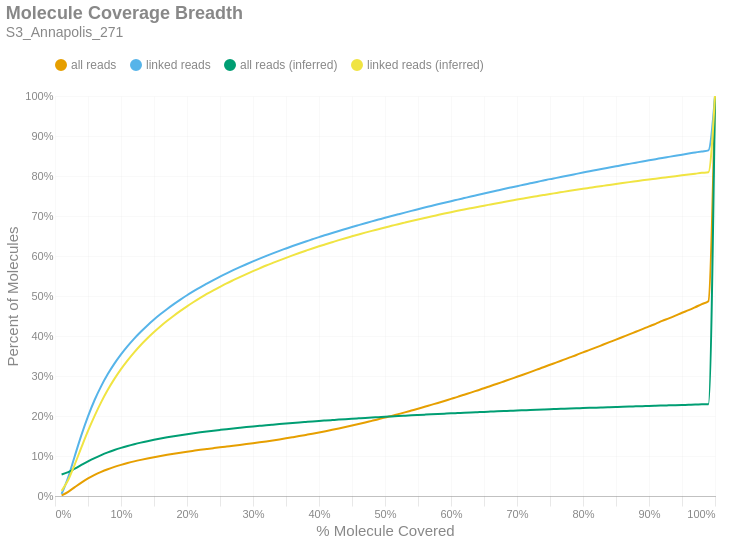

Notebook cell for this chart:
### Markdown cell above
### Molecule Read Coverage
This chart shows molecule coverage breadth as computed by the number of bases aligned to that molecule. In other words, "*how much of each unique long molecule is actually sequenced/aligned?*" Keep in mind there is a distinction between sequences and alignments, since some sequences belonging to a particular molecule may not align well and wouldn't appear in the alignment data. This chart also shows molecule coverage breadth as computed by the *inferred fragment* from which the aligned sequences originate. Unlike read coverage, this calculation takes into account the total insert size, including unsequenced gaps between the forward and reverse reads. Like the previous figures, these are cumulative percents.

### Code cell
if SKIPLR:
    print_html(f"Skipped")
else:
    binned_df = consolidated_hist(valids['coverage_bp'], mask, 0.01, True)
    binned_df_inf = consolidated_hist(valids['coverage_inserts'], mask, 0.01, True)
    binned_df = binned_df.with_columns(pl.lit(binned_df_inf['all reads (cumsum)']).alias('all reads (inferred)'))
    binned_df = binned_df.with_columns(pl.lit(binned_df_inf['linked reads (cumsum)']).alias('linked reads (inferred)'))
    binned_df = binned_df.with_columns(
        (pl.col('bin').cast(pl.Float64) + 0.01).alias('right_edge')
    )

    with SafeRender(binned_df):
        (
            density_plot(binned_df, 'Molecule Coverage Breadth', samplename, 'molcov', ['all reads (inferred)','linked reads (inferred)'])
            .encode(
                #x=alt.X('bin:Q', title="% Molecule Covered").axis(format = '%').scale(padding=0),
                x=alt.X('right_edge:Q', title="% Molecule Covered").axis(format='%').scale(padding=0),
                y=alt.Y('value:Q', title='Percent of Molecules')
                    .axis(format='%')
                    .stack(False)
                    .scale(domainMin=0, padding=0),
                color=alt.Color("key:N").scale(domain = ["all reads", "linked reads", "all reads (inferred)", "linked reads (inferred)"]),
                tooltip = [
                    alt.Tooltip("key:N", title = "Data Type"),
                    alt.Tooltip("range_label:N", title="% Molecule Covered"),
                    alt.Tooltip("value:Q", format = ".2%", title="% Molecules")
                ]
            )
        ).display()

### Figure 1 — Vega-Lite specification as saved in the notebook (floating-point values rounded to 4 significant figures)
{"width": "container", "height": 400, "config": {"title": {"anchor": "start", "dy": -15, "fontSize": 18, "color": "#888888", "subtitleColor": "#888888", "subtitleFontSize": 14}, "arc": {"fill": "#0072B2"}, "axis": {"domainColor": "#888888", "domainWidth": 0.5, "gridWidth": 0.2, "grid": false, "titleFontWeight": 400, "titleFontSize": 15, "labelFontSize": 11, "labelColor": "#888888", "tickColor": "#888888", "tickWidth": 0.2, "titleColor": "#888888"}, "axisBand": {"grid": false}, "axisX": {"grid": true, "tickSize": 10, "domainCap": "round"}, "axisY": {"domain": false, "grid": true, "tickSize": 0, "domainCap": "round"}, "background": "transparent", "header": {"labelFontSize": 15, "labelColor": "#888888", "titleFontSize": 15, "titleFontWeight": 600, "titleColor": "#888888"}, "legend": {"labelFont": "sans-serif", "labelFontSize": 12, "labelColor": "#888888", "symbolSize": 100, "symbolType": "circle", "titleFontSize": 12, "titlePadding": 10, "titleColor": "#888888", "title": null, "orient": "top"}, "range": {"category": ["#E69F00", "#56B4E9", "#009E73", "#F0E442", "#0072B2", "#D55E00", "#CC79A7", "#000000"], "diverging": ["#cfe8f3", "#a2d4ec", "#73bfe2", "#46abdb", "#1696d2", "#12719e"]}, "area": {"fill": "#0072B2", "fillOpacity": 0.7, "line": true, "strokeOpacity": 0.7}, "line": {"color": "#0072B2", "stroke": "#0072B2", "strokeWidth": 2}, "trail": {"color": "#0072B2", "stroke": "#0072B2", "strokeWidth": 0, "size": 1}, "point": {"filled": true, "fillOpacity": 1.0, "size": 95}, "text": {"color": "#888888", "fontSize": 11, "align": "right", "fontWeight": 400, "size": 11}, "bar": {"fill": "#0072B2", "stroke": null}, "view": {"stroke": null, "continuousWidth": 660, "continuousHeight": 400}}, "data": {"name": "data-c50e348fb3fb101c734b1e73929a1882"}, "mark": {"type": "line", "interpolate": "monotone", "point": {"opacity": 0, "size": 275}}, "encoding": {"color": {"field": "key", "scale": {"domain": ["all reads", "linked reads", "all reads (inferred)", "linked reads (inferred)"]}, "type": "nominal"}, "tooltip": [{"field": "key", "title": "Data Type", "type": "nominal"}, {"field": "range_label", "title": "% Molecule Covered", "type": "nominal"}, {"field": "value", "format": ".2%", "title": "% Molecules", "type": "quantitative"}], "x": {"axis": {"format": "%"}, "field": "right_edge", "scale": {"padding": 0}, "title": "% Molecule Covered", "type": "quantitative"}, "y": {"axis": {"format": "%"}, "field": "value", "scale": {"domainMin": 0, "padding": 0}, "stack": false, "title": "Percent of Molecules", "type": "quantitative"}}, "params": [{"name": "param_c36ac31b6afebe62", "select": {"type": "point", "fields": ["key"]}, "bind": "legend"}], "title": {"text": "Molecule Coverage Breadth", "subtitle": "S3_Annapolis_271"}, "transform": [{"fold": ["all reads (cumsum)", "linked reads (cumsum)", "all reads (inferred)", "linked reads (inferred)"]}, {"calculate": "replace(datum.key, ' (cumsum)', '')", "as": "key"}, {"filter": {"param": "param_c36ac31b6afebe62"}}], "usermeta": {"embedOptions": {"downloadFileName": "S3_Annapolis_271.molcov"}}, "$schema": "https://vega.github.io/schema/vega-lite/v6.1.0.json", "datasets": {"data-c50e348fb3fb101c734b1e73929a1882": [{"bin": "0.0", "interval": "0.0-0.01", "all reads": 0.001317, "linked reads": 0.005264, "all reads (cumsum)": 0.001317, "linked reads (cumsum)": 0.005264, "range_label": "0.0-0.01", "all reads (inferred)": 0.05372, "linked reads (inferred)": 0.01286, "right_edge": 0.01}, {"bin": "0.01", "interval": "0.01-0.02", "all reads": 0.009166, "linked reads": 0.04139, "all reads (cumsum)": 0.01048, "linked reads (cumsum)": 0.04666, "range_label": "0.01-0.02", "all reads (inferred)": 0.05973, "linked reads (inferred)": 0.03983, "right_edge": 0.02}, {"bin": "0.02", "interval": "0.02-0.03", "all reads": 0.01172, "linked reads": 0.0535, "all reads (cumsum)": 0.0222, "linked reads (cumsum)": 0.1002, "range_label": "0.02-0.03", "all reads (inferred)": 0.06837, "linked reads (inferred)": 0.07929, "right_edge": 0.03}, {"bin": "0.03", "interval": "0.03-0.04", "all reads": 0.01138, "linked reads": 0.05198, "all reads (cumsum)": 0.03358, "linked reads (cumsum)": 0.1521, "range_label": "0.03-0.04", "all reads (inferred)": 0.07759, "linked reads (inferred)": 0.1215, "right_edge": 0.04}, {"bin": "0.04", "interval": "0.04-0.05", "all reads": 0.01024, "linked reads": 0.04685, "all reads (cumsum)": 0.04383, "linked reads (cumsum)": 0.199, "range_label": "0.04-0.05", "all reads (inferred)": 0.08655, "linked reads (inferred)": 0.1626, "right_edge": 0.05}, {"bin": "0.05", "interval": "0.05-0.06", "all reads": 0.008976, "linked reads": 0.041, "all reads (cumsum)": 0.0528, "linked reads (cumsum)": 0.24, "range_label": "0.05-0.06", "all reads (inferred)": 0.09478, "linked reads (inferred)": 0.2003, "right_edge": 0.06}, {"bin": "0.06", "interval": "0.06-0.07", "all reads": 0.007616, "linked reads": 0.03477, "all reads (cumsum)": 0.06042, "linked reads (cumsum)": 0.2748, "range_label": "0.06-0.07", "all reads (inferred)": 0.1023, "linked reads (inferred)": 0.2347, "right_edge": 0.07}, {"bin": "0.07", "interval": "0.07-0.08", "all reads": 0.006585, "linked reads": 0.03006, "all reads (cumsum)": 0.067, "linked reads (cumsum)": 0.3048, "range_label": "0.07-0.08", "all reads (inferred)": 0.109, "linked reads (inferred)": 0.2654, "right_edge": 0.08}, {"bin": "0.08", "interval": "0.08-0.09", "all reads": 0.005753, "linked reads": 0.02622, "all reads (cumsum)": 0.07276, "linked reads (cumsum)": 0.331, "range_label": "0.08-0.09", "all reads (inferred)": 0.1149, "linked reads (inferred)": 0.2928, "right_edge": 0.09}, {"bin": "0.09", "interval": "0.09-0.1", "all reads": 0.005084, "linked reads": 0.02311, "all reads (cumsum)": 0.07784, "linked reads (cumsum)": 0.3542, "range_label": "0.09-0.1", "all reads (inferred)": 0.1203, "linked reads (inferred)": 0.3172, "right_edge": 0.1}, {"bin": "0.1", "interval": "0.1-0.11", "all reads": 0.004566, "linked reads": 0.02066, "all reads (cumsum)": 0.08241, "linked reads (cumsum)": 0.3748, "range_label": "0.1-0.11", "all reads (inferred)": 0.1251, "linked reads (inferred)": 0.3392, "right_edge": 0.11}, {"bin": "0.11", "interval": "0.11-0.12", "all reads": 0.00415, "linked reads": 0.01879, "all reads (cumsum)": 0.08656, "linked reads (cumsum)": 0.3936, "range_label": "0.11-0.12", "all reads (inferred)": 0.1294, "linked reads (inferred)": 0.3593, "right_edge": 0.12}, {"bin": "0.12", "interval": "0.12-0.13", "all reads": 0.003768, "linked reads": 0.01705, "all reads (cumsum)": 0.09032, "linked reads (cumsum)": 0.4107, "range_label": "0.12-0.13", "all reads (inferred)": 0.1334, "linked reads (inferred)": 0.3776, "right_edge": 0.13}, {"bin": "0.13", "interval": "0.13-0.14", "all reads": 0.003517, "linked reads": 0.01586, "all reads (cumsum)": 0.09384, "linked reads (cumsum)": 0.4265, "range_label": "0.13-0.14", "all reads (inferred)": 0.1371, "linked reads (inferred)": 0.3943, "right_edge": 0.14}, {"bin": "0.14", "interval": "0.14-0.15", "all reads": 0.003259, "linked reads": 0.01468, "all reads (cumsum)": 0.0971, "linked reads (cumsum)": 0.4412, "range_label": "0.14-0.15", "all reads (inferred)": 0.1405, "linked reads (inferred)": 0.4099, "right_edge": 0.15}, {"bin": "0.15", "interval": "0.15-0.16", "all reads": 0.003019, "linked reads": 0.01357, "all reads (cumsum)": 0.1001, "linked reads (cumsum)": 0.4548, "range_label": "0.15-0.16", "all reads (inferred)": 0.1437, "linked reads (inferred)": 0.4245, "right_edge": 0.16}, {"bin": "0.16", "interval": "0.16-0.17", "all reads": 0.00286, "linked reads": 0.01281, "all reads (cumsum)": 0.103, "linked reads (cumsum)": 0.4676, "range_label": "0.16-0.17", "all reads (inferred)": 0.1466, "linked reads (inferred)": 0.4379, "right_edge": 0.17}, {"bin": "0.17", "interval": "0.17-0.18", "all reads": 0.00273, "linked reads": 0.01213, "all reads (cumsum)": 0.1057, "linked reads (cumsum)": 0.4797, "range_label": "0.17-0.18", "all reads (inferred)": 0.1494, "linked reads (inferred)": 0.4508, "right_edge": 0.18}, {"bin": "0.18", "interval": "0.18-0.19", "all reads": 0.002568, "linked reads": 0.01132, "all reads (cumsum)": 0.1083, "linked reads (cumsum)": 0.491, "range_label": "0.18-0.19", "all reads (inferred)": 0.1521, "linked reads (inferred)": 0.4628, "right_edge": 0.19}, {"bin": "0.19", "interval": "0.19-0.2", "all reads": 0.002467, "linked reads": 0.0108, "all reads (cumsum)": 0.1107, "linked reads (cumsum)": 0.5018, "range_label": "0.19-0.2", "all reads (inferred)": 0.1546, "linked reads (inferred)": 0.4742, "right_edge": 0.2}, {"bin": "0.2", "interval": "0.2-0.21", "all reads": 0.002335, "linked reads": 0.01017, "all reads (cumsum)": 0.1131, "linked reads (cumsum)": 0.512, "range_label": "0.2-0.21", "all reads (inferred)": 0.1569, "linked reads (inferred)": 0.485, "right_edge": 0.21}, {"bin": "0.21", "interval": "0.21-0.22", "all reads": 0.002289, "linked reads": 0.009816, "all reads (cumsum)": 0.1154, "linked reads (cumsum)": 0.5218, "range_label": "0.21-0.22", "all reads (inferred)": 0.1592, "linked reads (inferred)": 0.4953, "right_edge": 0.22}, {"bin": "0.22", "interval": "0.22-0.23", "all reads": 0.002134, "linked reads": 0.009112, "all reads (cumsum)": 0.1175, "linked reads (cumsum)": 0.5309, "range_label": "0.22-0.23", "all reads (inferred)": 0.1613, "linked reads (inferred)": 0.505, "right_edge": 0.23}, {"bin": "0.23", "interval": "0.23-0.24", "all reads": 0.002118, "linked reads": 0.008917, "all reads (cumsum)": 0.1196, "linked reads (cumsum)": 0.5398, "range_label": "0.23-0.24", "all reads (inferred)": 0.1633, "linked reads (inferred)": 0.5142, "right_edge": 0.24}, {"bin": "0.24", "interval": "0.24-0.25", "all reads": 0.00208, "linked reads": 0.008661, "all reads (cumsum)": 0.1217, "linked reads (cumsum)": 0.5485, "range_label": "0.24-0.25", "all reads (inferred)": 0.1653, "linked reads (inferred)": 0.523, "right_edge": 0.25}, {"bin": "0.25", "interval": "0.25-0.26", "all reads": 0.001991, "linked reads": 0.008156, "all reads (cumsum)": 0.1237, "linked reads (cumsum)": 0.5567, "range_label": "0.25-0.26", "all reads (inferred)": 0.1671, "linked reads (inferred)": 0.5315, "right_edge": 0.26}, {"bin": "0.26", "interval": "0.26-0.27", "all reads": 0.001968, "linked reads": 0.007828, "all reads (cumsum)": 0.1257, "linked reads (cumsum)": 0.5645, "range_label": "0.26-0.27", "all reads (inferred)": 0.1689, "linked reads (inferred)": 0.5395, "right_edge": 0.27}, {"bin": "0.27", "interval": "0.27-0.28", "all reads": 0.002019, "linked reads": 0.007548, "all reads (cumsum)": 0.1277, "linked reads (cumsum)": 0.572, "range_label": "0.27-0.28", "all reads (inferred)": 0.1706, "linked reads (inferred)": 0.5472, "right_edge": 0.28}, {"bin": "0.28", "interval": "0.28-0.29", "all reads": 0.002091, "linked reads": 0.00735, "all reads (cumsum)": 0.1298, "linked reads (cumsum)": 0.5794, "range_label": "0.28-0.29", "all reads (inferred)": 0.1723, "linked reads (inferred)": 0.5549, "right_edge": 0.29}, {"bin": "0.29", "interval": "0.29-0.3", "all reads": 0.00216, "linked reads": 0.007049, "all reads (cumsum)": 0.1319, "linked reads (cumsum)": 0.5864, "range_label": "0.29-0.3", "all reads (inferred)": 0.1739, "linked reads (inferred)": 0.5622, "right_edge": 0.3}, {"bin": "0.3", "interval": "0.3-0.31", "all reads": 0.002243, "linked reads": 0.0069, "all reads (cumsum)": 0.1342, "linked reads (cumsum)": 0.5933, "range_label": "0.3-0.31", "all reads (inferred)": 0.1754, "linked reads (inferred)": 0.5692, "right_edge": 0.31}, {"bin": "0.31", "interval": "0.31-0.32", "all reads": 0.002366, "linked reads": 0.006646, "all reads (cumsum)": 0.1365, "linked reads (cumsum)": 0.6, "range_label": "0.31-0.32", "all reads (inferred)": 0.177, "linked reads (inferred)": 0.5762, "right_edge": 0.32}, {"bin": "0.32", "interval": "0.32-0.33", "all reads": 0.002447, "linked reads": 0.006532, "all reads (cumsum)": 0.139, "linked reads (cumsum)": 0.6065, "range_label": "0.32-0.33", "all reads (inferred)": 0.1784, "linked reads (inferred)": 0.5827, "right_edge": 0.33}, {"bin": "0.33", "interval": "0.33-0.34", "all reads": 0.002544, "linked reads": 0.006296, "all reads (cumsum)": 0.1415, "linked reads (cumsum)": 0.6128, "range_label": "0.33-0.34", "all reads (inferred)": 0.1798, "linked reads (inferred)": 0.5892, "right_edge": 0.34}, {"bin": "0.34", "interval": "0.34-0.35", "all reads": 0.00263, "linked reads": 0.006068, "all reads (cumsum)": 0.1442, "linked reads (cumsum)": 0.6189, "range_label": "0.34-0.35", "all reads (inferred)": 0.1812, "linked reads (inferred)": 0.5955, "right_edge": 0.35}, {"bin": "0.35", "interval": "0.35-0.36", "all reads": 0.00276, "linked reads": 0.006051, "all reads (cumsum)": 0.1469, "linked reads (cumsum)": 0.6249, "range_label": "0.35-0.36", "all reads (inferred)": 0.1826, "linked reads (inferred)": 0.6016, "right_edge": 0.36}, {"bin": "0.36", "interval": "0.36-0.37", "all reads": 0.002822, "linked reads": 0.005796, "all reads (cumsum)": 0.1497, "linked reads (cumsum)": 0.6307, "range_label": "0.36-0.37", "all reads (inferred)": 0.1839, "linked reads (inferred)": 0.6075, "right_edge": 0.37}, {"bin": "0.37", "interval": "0.37-0.38", "all reads": 0.00296, "linked reads": 0.005584, "all reads (cumsum)": 0.1527, "linked reads (cumsum)": 0.6363, "range_label": "0.37-0.38", "all reads (inferred)": 0.1851, "linked reads (inferred)": 0.6132, "right_edge": 0.38}, {"bin": "0.38", "interval": "0.38-0.39", "all reads": 0.002997, "linked reads": 0.00542, "all reads (cumsum)": 0.1557, "linked reads (cumsum)": 0.6417, "range_label": "0.38-0.39", "all reads (inferred)": 0.1864, "linked reads (inferred)": 0.6188, "right_edge": 0.39}, {"bin": "0.39", "interval": "0.39-0.4", "all reads": 0.003236, "linked reads": 0.005537, "all reads (cumsum)": 0.1589, "linked reads (cumsum)": 0.6473, "range_label": "0.39-0.4", "all reads (inferred)": 0.1876, "linked reads (inferred)": 0.6242, "right_edge": 0.4}, {"bin": "0.4", "interval": "0.4-0.41", "all reads": 0.003181, "linked reads": 0.005153, "all reads (cumsum)": 0.1621, "linked reads (cumsum)": 0.6524, "range_label": "0.4-0.41", "all reads (inferred)": 0.1887, "linked reads (inferred)": 0.6294, "right_edge": 0.41}, {"bin": "0.41", "interval": "0.41-0.42", "all reads": 0.003376, "linked reads": 0.0052, "all reads (cumsum)": 0.1655, "linked reads (cumsum)": 0.6576, "range_label": "0.41-0.42", "all reads (inferred)": 0.1898, "linked reads (inferred)": 0.6345, "right_edge": 0.42}, {"bin": "0.42", "interval": "0.42-0.43", "all reads": 0.003442, "linked reads": 0.005013, "all reads (cumsum)": 0.1689, "linked reads (cumsum)": 0.6626, "range_label": "0.42-0.43", "all reads (inferred)": 0.191, "linked reads (inferred)": 0.6396, "right_edge": 0.43}, {"bin": "0.43", "interval": "0.43-0.44", "all reads": 0.003544, "linked reads": 0.004869, "all reads (cumsum)": 0.1725, "linked reads (cumsum)": 0.6675, "range_label": "0.43-0.44", "all reads (inferred)": 0.192, "linked reads (inferred)": 0.6445, "right_edge": 0.44}, {"bin": "0.44", "interval": "0.44-0.45", "all reads": 0.003689, "linked reads": 0.004906, "all reads (cumsum)": 0.1762, "linked reads (cumsum)": 0.6724, "range_label": "0.44-0.45", "all reads (inferred)": 0.1931, "linked reads (inferred)": 0.6492, "right_edge": 0.45}, {"bin": "0.45", "interval": "0.45-0.46", "all reads": 0.003784, "linked reads": 0.00475, "all reads (cumsum)": 0.18, "linked reads (cumsum)": 0.6772, "range_label": "0.45-0.46", "all reads (inferred)": 0.1941, "linked reads (inferred)": 0.6538, "right_edge": 0.46}, {"bin": "0.46", "interval": "0.46-0.47", "all reads": 0.003873, "linked reads": 0.004706, "all reads (cumsum)": 0.1838, "linked reads (cumsum)": 0.6819, "range_label": "0.46-0.47", "all reads (inferred)": 0.1951, "linked reads (inferred)": 0.6584, "right_edge": 0.47}, {"bin": "0.47", "interval": "0.47-0.48", "all reads": 0.003992, "linked reads": 0.00468, "all reads (cumsum)": 0.1878, "linked reads (cumsum)": 0.6865, "range_label": "0.47-0.48", "all reads (inferred)": 0.1961, "linked reads (inferred)": 0.6628, "right_edge": 0.48}, {"bin": "0.48", "interval": "0.48-0.49", "all reads": 0.00395, "linked reads": 0.00449, "all reads (cumsum)": 0.1918, "linked reads (cumsum)": 0.691, "range_label": "0.48-0.49", "all reads (inferred)": 0.1971, "linked reads (inferred)": 0.6671, "right_edge": 0.49}, {"bin": "0.49", "interval": "0.49-0.5", "all reads": 0.004453, "linked reads": 0.004522, "all reads (cumsum)": 0.1962, "linked reads (cumsum)": 0.6956, "range_label": "0.49-0.5", "all reads (inferred)": 0.1981, "linked reads (inferred)": 0.6714, "right_edge": 0.5}, {"bin": "0.5", "interval": "0.5-0.51", "all reads": 0.003956, "linked reads": 0.004271, "all reads (cumsum)": 0.2002, "linked reads (cumsum)": 0.6998, "range_label": "0.5-0.51", "all reads (inferred)": 0.1989, "linked reads (inferred)": 0.6755, "right_edge": 0.51}, {"bin": "0.51", "interval": "0.51-0.52", "all reads": 0.004442, "linked reads": 0.004357, "all reads (cumsum)": 0.2046, "linked reads (cumsum)": 0.7042, "range_label": "0.51-0.52", "all reads (inferred)": 0.1999, "linked reads (inferred)": 0.6796, "right_edge": 0.52}, {"bin": "0.52", "interval": "0.52-0.53", "all reads": 0.004446, "linked reads": 0.00433, "all reads (cumsum)": 0.2091, "linked reads (cumsum)": 0.7085, "range_label": "0.52-0.53", "all reads (inferred)": 0.2007, "linked reads (inferred)": 0.6835, "right_edge": 0.53}, {"bin": "0.53", "interval": "0.53-0.54", "all reads": 0.004565, "linked reads": 0.004269, "all reads (cumsum)": 0.2136, "linked reads (cumsum)": 0.7128, "range_label": "0.53-0.54", "all reads (inferred)": 0.2016, "linked reads (inferred)": 0.6874, "right_edge": 0.54}, {"bin": "0.54", "interval": "0.54-0.55", "all reads": 0.004562, "linked reads": 0.004161, "all reads (cumsum)": 0.2182, "linked reads (cumsum)": 0.7169, "range_label": "0.54-0.55", "all reads (inferred)": 0.2025, "linked reads (inferred)": 0.6912, "right_edge": 0.55}, {"bin": "0.55", "interval": "0.55-0.56", "all reads": 0.004795, "linked reads": 0.004147, "all reads (cumsum)": 0.223, "linked reads (cumsum)": 0.7211, "range_label": "0.55-0.56", "all reads (inferred)": 0.2033, "linked reads (inferred)": 0.695, "right_edge": 0.56}, {"bin": "0.56", "interval": "0.56-0.57", "all reads": 0.004848, "linked reads": 0.004043, "all reads (cumsum)": 0.2278, "linked reads (cumsum)": 0.7251, "range_label": "0.56-0.57", "all reads (inferred)": 0.2042, "linked reads (inferred)": 0.6988, "right_edge": 0.57}, {"bin": "0.57", "interval": "0.57-0.58", "all reads": 0.004817, "linked reads": 0.004062, "all reads (cumsum)": 0.2327, "linked reads (cumsum)": 0.7292, "range_label": "0.57-0.58", "all reads (inferred)": 0.205, "linked reads (inferred)": 0.7024, "right_edge": 0.58}, {"bin": "0.58", "interval": "0.58-0.59", "all reads": 0.005043, "linked reads": 0.003986, "all reads (cumsum)": 0.2377, "linked reads (cumsum)": 0.7332, "range_label": "0.58-0.59", "all reads (inferred)": 0.2058, "linked reads (inferred)": 0.706, "right_edge": 0.59}, {"bin": "0.59", "interval": "0.59-0.6", "all reads": 0.005171, "linked reads": 0.003915, "all reads (cumsum)": 0.2429, "linked reads (cumsum)": 0.7371, "range_label": "0.59-0.6", "all reads (inferred)": 0.2066, "linked reads (inferred)": 0.7095, "right_edge": 0.6}, {"bin": "0.6", "interval": "0.6-0.61", "all reads": 0.005015, "linked reads": 0.003817, "all reads (cumsum)": 0.2479, "linked reads (cumsum)": 0.7409, "range_label": "0.6-0.61", "all reads (inferred)": 0.2073, "linked reads (inferred)": 0.7129, "right_edge": 0.61}, {"bin": "0.61", "interval": "0.61-0.62", "all reads": 0.00536, "linked reads": 0.003863, "all reads (cumsum)": 0.2532, "linked reads (cumsum)": 0.7448, "range_label": "0.61-0.62", "all reads (inferred)": 0.2081, "linked reads (inferred)": 0.7163, "right_edge": 0.62}, {"bin": "0.62", "interval": "0.62-0.63", "all reads": 0.005279, "linked reads": 0.003855, "all reads (cumsum)": 0.2585, "linked reads (cumsum)": 0.7486, "range_label": "0.62-0.63", "all reads (inferred)": 0.2088, "linked reads (inferred)": 0.7195, "right_edge": 0.63}, {"bin": "0.63", "interval": "0.63-0.64", "all reads": 0.005418, "linked reads": 0.003755, "all reads (cumsum)": 0.2639, "linked reads (cumsum)": 0.7524, "range_label": "0.63-0.64", "all reads (inferred)": 0.2095, "linked reads (inferred)": 0.7227, "right_edge": 0.64}, {"bin": "0.64", "interval": "0.64-0.65", "all reads": 0.005422, "linked reads": 0.003819, "all reads (cumsum)": 0.2694, "linked reads (cumsum)": 0.7562, "range_label": "0.64-0.65", "all reads (inferred)": 0.2103, "linked reads (inferred)": 0.7259, "right_edge": 0.65}, {"bin": "0.65", "interval": "0.65-0.66", "all reads": 0.005774, "linked reads": 0.00382, "all reads (cumsum)": 0.2751, "linked reads (cumsum)": 0.76, "range_label": "0.65-0.66", "all reads (inferred)": 0.2109, "linked reads (inferred)": 0.729, "right_edge": 0.66}, {"bin": "0.66", "interval": "0.66-0.67", "all reads": 0.005523, "linked reads": 0.003678, "all reads (cumsum)": 0.2807, "linked reads (cumsum)": 0.7637, "range_label": "0.66-0.67", "all reads (inferred)": 0.2116, "linked reads (inferred)": 0.732, "right_edge": 0.67}, {"bin": "0.67", "interval": "0.67-0.68", "all reads": 0.005744, "linked reads": 0.00367, "all reads (cumsum)": 0.2864, "linked reads (cumsum)": 0.7674, "range_label": "0.67-0.68", "all reads (inferred)": 0.2123, "linked reads (inferred)": 0.735, "right_edge": 0.68}, {"bin": "0.68", "interval": "0.68-0.69", "all reads": 0.005701, "linked reads": 0.003638, "all reads (cumsum)": 0.2921, "linked reads (cumsum)": 0.771, "range_label": "0.68-0.69", "all reads (inferred)": 0.213, "linked reads (inferred)": 0.738, "right_edge": 0.69}, {"bin": "0.69", "interval": "0.69-0.7", "all reads": 0.005893, "linked reads": 0.003602, "all reads (cumsum)": 0.298, "linked reads (cumsum)": 0.7746, "range_label": "0.69-0.7", "all reads (inferred)": 0.2137, "linked reads (inferred)": 0.7411, "right_edge": 0.7}, {"bin": "0.7", "interval": "0.7-0.71", "all reads": 0.0058, "linked reads": 0.003515, "all reads (cumsum)": 0.3038, "linked reads (cumsum)": 0.7781, "range_label": "0.7-0.71", "all reads (inferred)": 0.2143, "linked reads (inferred)": 0.744, "right_edge": 0.71}, {"bin": "0.71", "interval": "0.71-0.72", "all reads": 0.005949, "linked reads": 0.003557, "all reads (cumsum)": 0.3097, "linked reads (cumsum)": 0.7817, "range_label": "0.71-0.72", "all reads (inferred)": 0.215, "linked reads (inferred)": 0.7468, "right_edge": 0.72}, {"bin": "0.72", "interval": "0.72-0.73", "all reads": 0.006091, "linked reads": 0.00354, "all reads (cumsum)": 0.3158, "linked reads (cumsum)": 0.7852, "range_label": "0.72-0.73", "all reads (inferred)": 0.2156, "linked reads (inferred)": 0.7496, "right_edge": 0.73}, {"bin": "0.73", "interval": "0.73-0.74", "all reads": 0.005954, "linked reads": 0.003451, "all reads (cumsum)": 0.3218, "linked reads (cumsum)": 0.7887, "range_label": "0.73-0.74", "all reads (inferred)": 0.2162, "linked reads (inferred)": 0.7524, "right_edge": 0.74}, {"bin": "0.74", "interval": "0.74-0.75", "all reads": 0.006378, "linked reads": 0.0035, "all reads (cumsum)": 0.3282, "linked reads (cumsum)": 0.7922, "range_label": "0.74-0.75", "all reads (inferred)": 0.2169, "linked reads (inferred)": 0.7551, "right_edge": 0.75}, {"bin": "0.75", "interval": "0.75-0.76", "all reads": 0.005924, "linked reads": 0.003179, "all reads (cumsum)": 0.3341, "linked reads (cumsum)": 0.7954, "range_label": "0.75-0.76", "all reads (inferred)": 0.2175, "linked reads (inferred)": 0.7577, "right_edge": 0.76}, {"bin": "0.76", "interval": "0.76-0.77", "all reads": 0.006178, "linked reads": 0.003373, "all reads (cumsum)": 0.3403, "linked reads (cumsum)": 0.7987, "range_label": "0.76-0.77", "all reads (inferred)": 0.2181, "linked reads (inferred)": 0.7603, "right_edge": 0.77}, {"bin": "0.77", "interval": "0.77-0.78", "all reads": 0.006182, "linked reads": 0.003341, "all reads (cumsum)": 0.3464, "linked reads (cumsum)": 0.8021, "range_label": "0.77-0.78", "all reads (inferred)": 0.2186, "linked reads (inferred)": 0.7629, "right_edge": 0.78}, {"bin": "0.78", "interval": "0.78-0.79", "all reads": 0.006172, "linked reads": 0.003276, "all reads (cumsum)": 0.3526, "linked reads (cumsum)": 0.8053, "range_label": "0.78-0.79", "all reads (inferred)": 0.2192, "linked reads (inferred)": 0.7655, "right_edge": 0.79}, {"bin": "0.79", "interval": "0.79-0.8", "all reads": 0.00655, "linked reads": 0.003297, "all reads (cumsum)": 0.3592, "linked reads (cumsum)": 0.8086, "range_label": "0.79-0.8", "all reads (inferred)": 0.2198, "linked reads (inferred)": 0.768, "right_edge": 0.8}, {"bin": "0.8", "interval": "0.8-0.81", "all reads": 0.006063, "linked reads": 0.003073, "all reads (cumsum)": 0.3652, "linked reads (cumsum)": 0.8117, "range_label": "0.8-0.81", "all reads (inferred)": 0.2204, "linked reads (inferred)": 0.7705, "right_edge": 0.81}, {"bin": "0.81", "interval": "0.81-0.82", "all reads": 0.006285, "linked reads": 0.003183, "all reads (cumsum)": 0.3715, "linked reads (cumsum)": 0.8149, "range_label": "0.81-0.82", "all reads (inferred)": 0.2209, "linked reads (inferred)": 0.7729, "right_edge": 0.82}, {"bin": "0.82", "interval": "0.82-0.83", "all reads": 0.006527, "linked reads": 0.003135, "all reads (cumsum)": 0.378, "linked reads (cumsum)": 0.818, "range_label": "0.82-0.83", "all reads (inferred)": 0.2215, "linked reads (inferred)": 0.7753, "right_edge": 0.83}, {"bin": "0.83", "interval": "0.83-0.84", "all reads": 0.006476, "linked reads": 0.0031, "all reads (cumsum)": 0.3845, "linked reads (cumsum)": 0.8211, "range_label": "0.83-0.84", "all reads (inferred)": 0.222, "linked reads (inferred)": 0.7777, "right_edge": 0.84}, {"bin": "0.84", "interval": "0.84-0.85", "all reads": 0.006419, "linked reads": 0.003105, "all reads (cumsum)": 0.3909, "linked reads (cumsum)": 0.8242, "range_label": "0.84-0.85", "all reads (inferred)": 0.2226, "linked reads (inferred)": 0.78, "right_edge": 0.85}, {"bin": "0.85", "interval": "0.85-0.86", "all reads": 0.006566, "linked reads": 0.003102, "all reads (cumsum)": 0.3975, "linked reads (cumsum)": 0.8273, "range_label": "0.85-0.86", "all reads (inferred)": 0.2231, "linked reads (inferred)": 0.7824, "right_edge": 0.86}, {"bin": "0.86", "interval": "0.86-0.87", "all reads": 0.006463, "linked reads": 0.002969, "all reads (cumsum)": 0.404, "linked reads (cumsum)": 0.8303, "range_label": "0.86-0.87", "all reads (inferred)": 0.2236, "linked reads (inferred)": 0.7847, "right_edge": 0.87}, {"bin": "0.87", "interval": "0.87-0.88", "all reads": 0.006687, "linked reads": 0.002982, "all reads (cumsum)": 0.4107, "linked reads (cumsum)": 0.8333, "range_label": "0.87-0.88", "all reads (inferred)": 0.2241, "linked reads (inferred)": 0.7869, "right_edge": 0.88}, {"bin": "0.88", "interval": "0.88-0.89", "all reads": 0.006615, "linked reads": 0.002939, "all reads (cumsum)": 0.4173, "linked reads (cumsum)": 0.8362, "range_label": "0.88-0.89", "all reads (inferred)": 0.2246, "linked reads (inferred)": 0.7891, "right_edge": 0.89}, {"bin": "0.89", "interval": "0.89-0.9", "all reads": 0.006772, "linked reads": 0.003007, "all reads (cumsum)": 0.424, "linked reads (cumsum)": 0.8392, "range_label": "0.89-0.9", "all reads (inferred)": 0.2251, "linked reads (inferred)": 0.7913, "right_edge": 0.9}, {"bin": "0.9", "interval": "0.9-0.91", "all reads": 0.006376, "linked reads": 0.002839, "all reads (cumsum)": 0.4304, "linked reads (cumsum)": 0.8421, "range_label": "0.9-0.91", "all reads (inferred)": 0.2256, "linked reads (inferred)": 0.7933, "right_edge": 0.91}, {"bin": "0.91", "interval": "0.91-0.92", "all reads": 0.007277, "linked reads": 0.002965, "all reads (cumsum)": 0.4377, "linked reads (cumsum)": 0.845, "range_label": "0.91-0.92", "all reads (inferred)": 0.2261, "linked reads (inferred)": 0.7954, "right_edge": 0.92}, {"bin": "0.92", "interval": "0.92-0.93", "all reads": 0.006292, "linked reads": 0.002801, "all reads (cumsum)": 0.444, "linked reads (cumsum)": 0.8478, "range_label": "0.92-0.93", "all reads (inferred)": 0.2266, "linked reads (inferred)": 0.7975, "right_edge": 0.93}, {"bin": "0.93", "interval": "0.93-0.94", "all reads": 0.006862, "linked reads": 0.00279, "all reads (cumsum)": 0.4508, "linked reads (cumsum)": 0.8506, "range_label": "0.93-0.94", "all reads (inferred)": 0.227, "linked reads (inferred)": 0.7996, "right_edge": 0.94}, {"bin": "0.94", "interval": "0.94-0.95", "all reads": 0.007383, "linked reads": 0.002747, "all reads (cumsum)": 0.4582, "linked reads (cumsum)": 0.8534, "range_label": "0.94-0.95", "all reads (inferred)": 0.2275, "linked reads (inferred)": 0.8016, "right_edge": 0.95}, {"bin": "0.95", "interval": "0.95-0.96", "all reads": 0.006315, "linked reads": 0.002791, "all reads (cumsum)": 0.4645, "linked reads (cumsum)": 0.8562, "range_label": "0.95-0.96", "all reads (inferred)": 0.228, "linked reads (inferred)": 0.8037, "right_edge": 0.96}, {"bin": "0.96", "interval": "0.96-0.97", "all reads": 0.007359, "linked reads": 0.002638, "all reads (cumsum)": 0.4719, "linked reads (cumsum)": 0.8588, "range_label": "0.96-0.97", "all reads (inferred)": 0.2285, "linked reads (inferred)": 0.8058, "right_edge": 0.97}, {"bin": "0.97", "interval": "0.97-0.98", "all reads": 0.007831, "linked reads": 0.002643, "all reads (cumsum)": 0.4797, "linked reads (cumsum)": 0.8615, "range_label": "0.97-0.98", "all reads (inferred)": 0.2291, "linked reads (inferred)": 0.8079, "right_edge": 0.98}, {"bin": "0.98", "interval": "0.98-0.99", "all reads": 0.007195, "linked reads": 0.002718, "all reads (cumsum)": 0.4869, "linked reads (cumsum)": 0.8642, "range_label": "0.98-0.99", "all reads (inferred)": 0.2296, "linked reads (inferred)": 0.8095, "right_edge": 0.99}, {"bin": "0.99", "interval": "0.99-1.0", "all reads": 0.5131, "linked reads": 0.1358, "all reads (cumsum)": 1.0, "linked reads (cumsum)": 1.0, "range_label": "0.99-1.0", "all reads (inferred)": 1.0, "linked reads (inferred)": 1.0, "right_edge": 1.0}]}}
